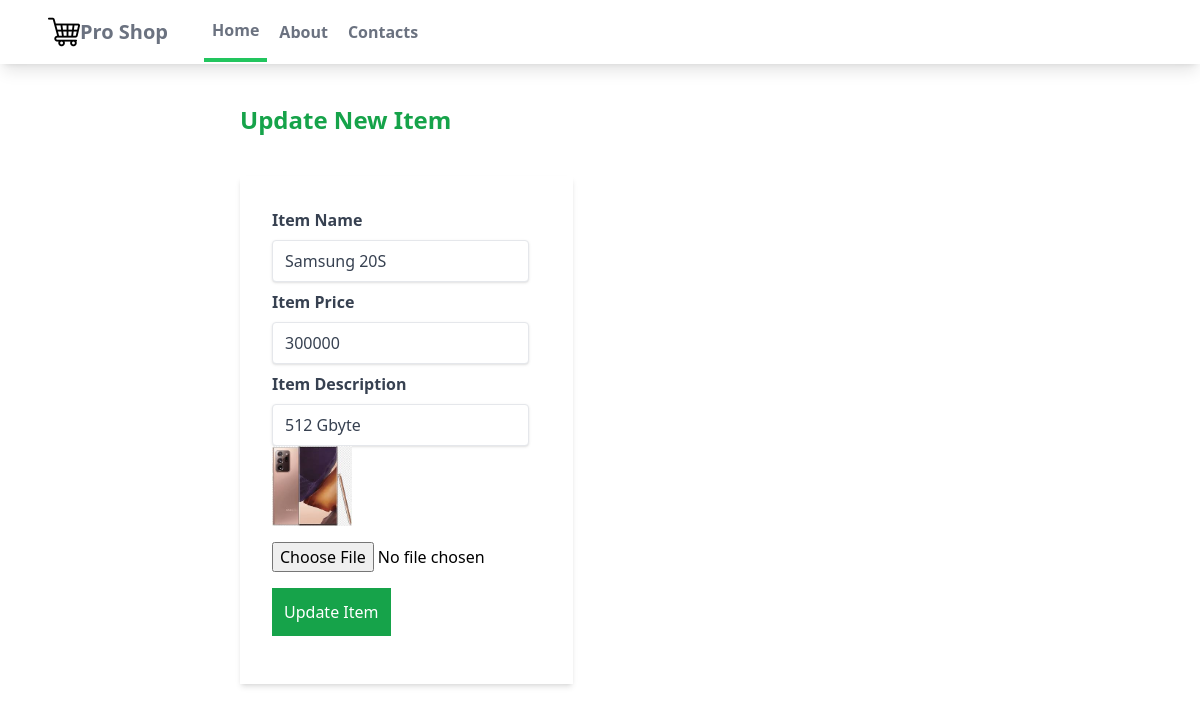
/myapp/updateitem/2, run on the app's committed database.
### myapp/models.py (models this page shows, shortened)
class Product(models.Model):
    name = models.CharField(max_length=100)
    price = models.IntegerField()
    description = models.CharField(max_length=200)
    image = models.ImageField(blank=True, upload_to='images')

### myapp/views.py (the view, shortened to what this page needs)
# urls.py: path('updateitem/<int:my_id>', update_item, name="update_item"),
def update_item(request, my_id):
    item = Product.objects.get(id=my_id)
    context = {'item': item}
    return render(request,"myapp/updateitem.html", context)

### myapp/templates/myapp/updateitem.html (shortened to what this page needs)
{% extends "myapp/base.html" %}
{% block content %}
<div class="ml-[200px]">
    <h1 class="text-2xl m-10 font-bold text-green-600">Update New Item</h1>
    <form class="w-1/3 bg-white shadow-md m-10 px-8 py-8 " method="post" enctype="multipart/form-data">
        <div class="mb-4 ">
            <label class="block text-gray-700 text-md font-bold mb-2" for="name">Item Name</label>
            <input class="shadow appearance-none border rounded py-2 px-3 mr-10 text-gray-700" value="{{item.name}}" type="text" placeholder="Name..." name="name" id="name">
            <label class="block text-gray-700 text-md font-bold mb-2 mt-2" for="price">Item Price</label>
            <input class="shadow appearance-none border rounded py-2 px-3 mr-10 text-gray-700" value="{{item.price}}" type="text" placeholder="Price..." name="price" id="price">
            <label class="block text-gray-700 text-md font-bold mb-2 mt-2" for="description">Item Description</label>
            <input class="shadow appearance-none border rounded py-2 px-3 mr-10 text-gray-700" value="{{item.description}}" type="text" placeholder="Description..." name="description" id="description">
            <img class="h-20 w-20" src="{{item.image.url}}" alt="">
            <input class="block mt-4" type="file" accept="image/*" name="upload" id="upload">
            <button class="block bg-green-600 text-white p-3 mt-4" type="submit" name="Add Item" value="Add Item">Update Item</button>
        </div>
    </form>
</div>
{% endblock content %}

### data on the page
Product: name "Samsung 20S", price "300000", description "512 Gbyte", image (picture)
